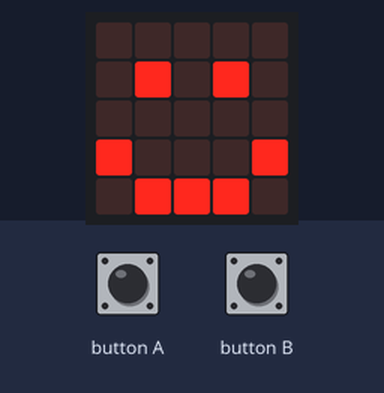
Bench run of a program on a simulated BBC micro:bit (MakeCode). Parts: the board's 5×5 LED display. The test bench sets the inputs (shaded band).

Above: at 1.8 s.
1.9 s: button A pressed for 0.15 s
At 3.3 s:
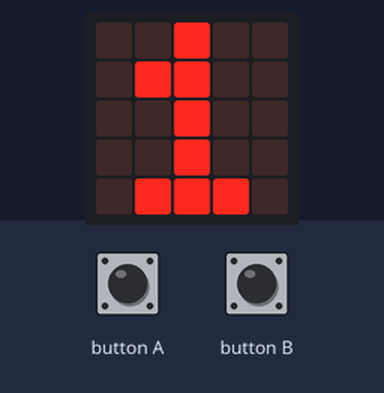
3.6 s: button B pressed for 0.15 s
At 4.7 s:
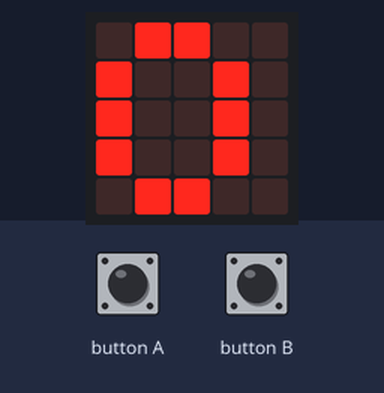
Timing chart, 0 to 6.6 s (numbered marks = the images above; inputs shaded):
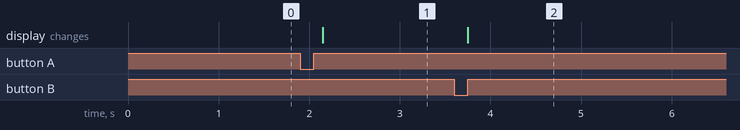

Measured:
- after the input at 1.9 s, the display: changes after 0.25 s (image 1)
- after the input at 3.6 s, the display: changes after 0.15 s (image 2)

The program:

main.ts
```typescript
// (licence header left out)
let cookieCount: number = 0

// setup
basic.clearScreen()
basic.showIcon(IconNames.Happy)

// adding cookies when button A pressed
input.onButtonPressed(Button.A, function () {
    cookieCount = cookieCount + 1
    basic.pause(100)
    basic.showNumber(cookieCount)
})

// reset score back to 0
input.onButtonPressed(Button.B, function () {
    cookieCount = 0
    basic.showNumber(cookieCount)
})
```
